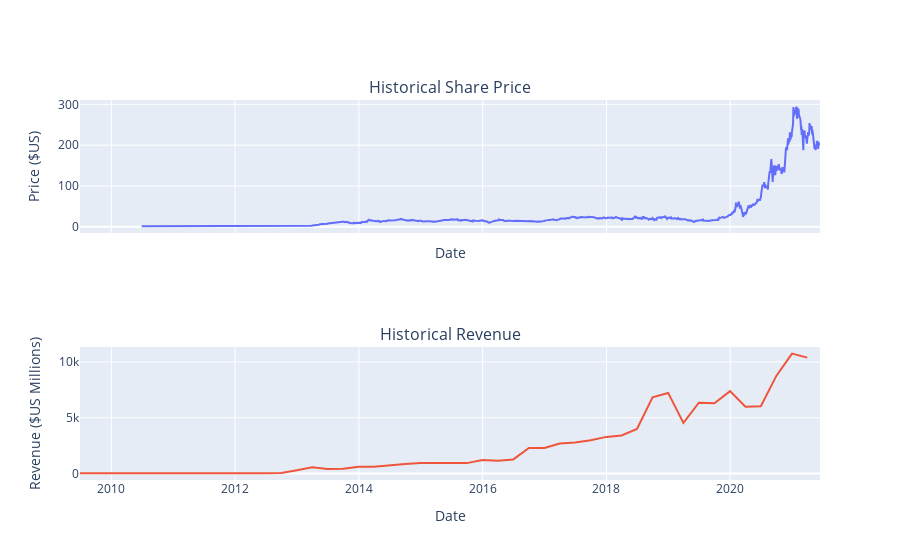

This figure's notebook cell:
### Markdown cell above
Use the `make_graph` function to graph the GameStop Stock Data, also provide a title for the graph. The structure to call the `make_graph` function is `make_graph(gme_data, gme_revenue, 'GameStop')`. Note the graph will only show data upto June 2021.

### Code cell
make_graph(gme_data, gme_revenue, "gme")
fig

### Figure 1 — Plotly figure (JSON) as saved in the notebook; plotly's stock layout.template omitted (floating-point values rounded to 4 significant figures; data arrays with more than 128 entries replaced by an {"elided": "..."} marker saying what was removed)
{"data": [{"name": "Share Price", "type": "scatter", "x": {"elided": "2759 str values"}, "xaxis": "x", "y": {"elided": "2759 float values"}, "yaxis": "y"}, {"name": "Revenue", "type": "scatter", "x": ["2021-03-31T00:00:00", "2020-12-31T00:00:00", "2020-09-30T00:00:00", "2020-06-30T00:00:00", "2020-03-31T00:00:00", "2019-12-31T00:00:00", "2019-09-30T00:00:00", "2019-06-30T00:00:00", "2019-03-31T00:00:00", "2018-12-31T00:00:00", "2018-09-30T00:00:00", "2018-06-30T00:00:00", "2018-03-31T00:00:00", "2017-12-31T00:00:00", "2017-09-30T00:00:00", "2017-06-30T00:00:00", "2017-03-31T00:00:00", "2016-12-31T00:00:00", "2016-09-30T00:00:00", "2016-06-30T00:00:00", "2016-03-31T00:00:00", "2015-12-31T00:00:00", "2015-09-30T00:00:00", "2015-06-30T00:00:00", "2015-03-31T00:00:00", "2014-12-31T00:00:00", "2014-09-30T00:00:00", "2014-06-30T00:00:00", "2014-03-31T00:00:00", "2013-12-31T00:00:00", "2013-09-30T00:00:00", "2013-06-30T00:00:00", "2013-03-31T00:00:00", "2012-12-31T00:00:00", "2012-09-30T00:00:00", "2012-06-30T00:00:00", "2012-03-31T00:00:00", "2011-12-31T00:00:00", "2011-09-30T00:00:00", "2011-06-30T00:00:00", "2011-03-31T00:00:00", "2010-12-31T00:00:00", "2010-09-30T00:00:00", "2010-06-30T00:00:00", "2010-03-31T00:00:00", "2009-09-30T00:00:00", "2009-06-30T00:00:00"], "xaxis": "x2", "y": [10389, 10744, 8771, 6036, 5985, 7384, 6303, 6350, 4541, 7226, 6824, 4002, 3409, 3288, 2985, 2790, 2696, 2285, 2298, 1270, 1147, 1214, 937, 955, 940, 957, 852, 769, 621, 615, 431, 405, 562, 306, 50, 27, 30, 39, 58, 58, 49, 36, 31, 28, 21, 46, 27], "yaxis": "y2"}], "layout": {"annotations": [{"font": {"size": 16}, "showarrow": false, "text": "Historical Share Price", "x": 0.5, "xanchor": "center", "xref": "paper", "y": 1.0, "yanchor": "bottom", "yref": "paper"}, {"font": {"size": 16}, "showarrow": false, "text": "Historical Revenue", "x": 0.5, "xanchor": "center", "xref": "paper", "y": 0.35, "yanchor": "bottom", "yref": "paper"}], "autosize": true, "showlegend": false, "xaxis": {"anchor": "y", "autorange": true, "domain": [0, 1], "matches": "x2", "range": ["2009-06-30", "2021-06-14"], "showticklabels": false, "title": {"text": "Date"}, "type": "date"}, "xaxis2": {"anchor": "y2", "autorange": true, "domain": [0, 1], "range": ["2009-06-30", "2021-06-14"], "title": {"text": "Date"}, "type": "date"}, "yaxis": {"anchor": "x", "autorange": true, "domain": [0.65, 1.0], "range": [-15.24, 310.7], "title": {"text": "Price ($US)"}, "type": "linear"}, "yaxis2": {"anchor": "x2", "autorange": true, "domain": [0, 0.35], "range": [-574.7, 11340.0], "title": {"text": "Revenue ($US Millions)"}, "type": "linear"}}}
